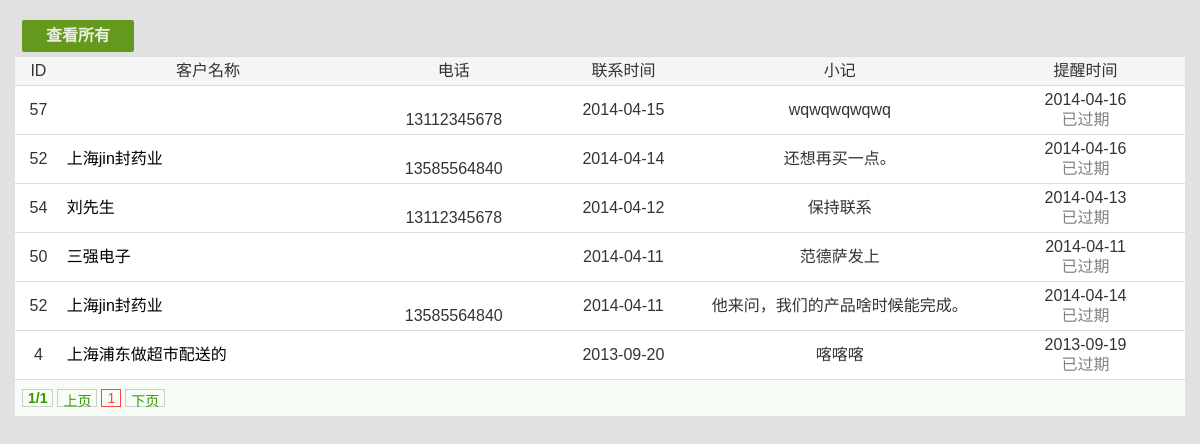
Page /customer/customer_time_out.php?managerid=my&act=remind (signed in) on the committed database.
### tables this page shows
CREATE TABLE `crm_customer` (
  `id` int(6) NOT NULL auto_increment,
  `name` varchar(100) NOT NULL,
  `addr` varchar(100) NOT NULL,
  `tel` varchar(50) NOT NULL,
  `mobile` varchar(50) NOT NULL,
  `qq` varchar(50) NOT NULL,
  `website` varchar(50) default NULL,
  `httpurl` varchar(50) NOT NULL,
  `fax` varchar(50) NOT NULL,
  `email` varchar(50) NOT NULL,
  `dateline` datetime NOT NULL,
  `area` int(5) NOT NULL,
  `industry` int(5) NOT NULL,
  `services` varchar(200) NOT NULL,
  `rank` int(4) NOT NULL,
  `managerid` varchar(50) default NULL,
  `msn` varchar(100) default NULL,
  `skype` varchar(100) default NULL,
  `source` varchar(10) default NULL,
  `level` varchar(10) default NULL,
  `createTime` datetime default NULL,
  `updateTime` datetime default NULL,
  `createUser` varchar(20) default NULL,
  `star` varchar(2) default NULL,
  `viewcount` int(6) default '0',
  PRIMARY KEY  (`id`)
);

CREATE TABLE `crm_services` (
  `id` int(6) NOT NULL auto_increment,
  `fid` int(6) NOT NULL,
  `pid` int(6) default '0',
  `type` varchar(10) default '01',
  `name` varchar(2000) NOT NULL,
  `dateline` date NOT NULL,
  `remindTime` date default NULL,
  `userid` varchar(20) default NULL,
  `filename` varchar(200) default NULL,
  `orgfilename` varchar(200) default NULL,
  `isdel` varchar(2) default '0',
  PRIMARY KEY  (`id`)
);

### inc/conn.php (called while the page is built, shortened)
<?php
$dbhost = "127.0.0.1";
$dbuser = "root";
require_once 'db_function.php';
require_once 'function.php';
$db = new db_mysql();
?>

### inc/db_function.php (called while the page is built, shortened)
<?php
class db_mysql {
	private $link_id = NULL;
	function __construct() {
		$this->debug = false;
	}
	function connect($dbhost, $dbuser, $dbpwd, $dbname = '', $dbcharset = 'utf8', $pconnect = 0) {
		if ($pconnect) {
			if (! $this->link_id = mysql_pconnect ( $dbhost, $dbuser, $dbpwd )) {
				$this->ErrorMsg ();
			}
		} else {
			if (! $this->link_id = mysql_connect ( $dbhost, $dbuser, $dbpwd, 1 )) {
				$this->ErrorMsg ();
			}
		}
	}
	function query($sql) {
		if (! ($query = mysql_query ( $sql, $this->link_id ))) {
			$this->ErrorMsg ();
			return false;
		} else {
			return $query;
		}
	}
	function getList($sql) {
		$res = $this->query ( $sql );
		if ($res !== false) {
			$arr = array ();
			while ( $row = mysql_fetch_assoc ( $res ) ) {
				$arr [] = $row;
			}
			return $arr;
		} else {
			return false;
		}
	}
	function selectLimit($sql, $numrows=-1, $offset=-1) {
		if($offset==-1){
			$sql .= ' LIMIT ' . $numrows;
		}else{
			$sql .= ' LIMIT ' . $offset . ', ' . $numrows;
		}
		return $this->getList( $sql );
	}
}
?>

### customer/customer_time_out.php (the view, shortened to what this page needs)
<?php
require_once '../inc/const.php';
$page 			= $_GET ['page'] ? $_GET ['page'] : 1;
$page_size 		= 20;
$act = getvar("act");
$act = empty($act) ? "remind2" : $act;
$managerid = getvar('managerid');
$username=getvar('username');
$username = empty($username) ? $_SESSION['username'] : $username;
$userId=getUserIDbyName($username);
$sqlstr="select a.id as id,a.name as company,a.tel as tel,a.mobile as mobile,b.dateline as dateline,b.name as name,b.remindTime as remindTime from {pre}customer a right join {pre}services b on a.id=b.fid where isdel=0 ";
if($managerid=='my'){
$sqlstr=$sqlstr." and managerid='" . $username . "'";
}else{
$sqlstr=$sqlstr." and managerid in ('" . $username."'" . getsubmanager($userId) . ")";
}
if($act=="remind"){
	$sqlstr=$sqlstr." and b.remindTime!='0000-00-00'";
}
$sqlstr=$sqlstr."  order by b.dateline desc ";
$sqlstr=get_sql($sqlstr);
$s_list = $db->selectLimit ( $sqlstr, $page_size, ($page - 1) * $page_size );
?>
<!DOCTYPE html PUBLIC "-//W3C//DTD XHTML 1.0 Transitional//EN" "http://www.w3.org/TR/xhtml1/DTD/xhtml1-transitional.dtd">
<html xmlns="http://www.w3.org/1999/xhtml">
<head>
<link href="../js/boxy.css" rel="stylesheet" type="text/css" />
<link href="../js/bootstrap.min.css" rel="stylesheet" type="text/css" />
<link href="../css/admin_css.css" rel="stylesheet" type="text/css" />
</head>
<body style="padding:15px;">
  <table width="100%" height="1" border="0" cellpadding="3" cellspacing="1" bgcolor="#cccccc">
  <tr>
    <td colspan=6><strong><a href="./customer_time_out.php?managerid=<?php echo $managerid=="my"?"all":"my";?>&act=<?php echo $act;?>" class="button green">查看<?php echo $managerid=="my"?"所有":"自己";?></a></strong></td>
  </tr>
  <tr bgcolor="#f5f5f5">
    <td width="4%" height="24" align="center" valign="middle">ID</td>
    <td width="25%" height="24" align="center" valign="middle">客户名称</td>
	<td width="17%" align="center" valign="middle">电话</td>
    <td width="12%" align="center" valign="middle">联系时间</td>
    <td width="25%" align="center" valign="middle">小记</td>
    <td width="17%" align="center" valign="middle">提醒时间</td>
  </tr>
  <?php
	foreach ($s_list as $list){
			$endtime = $list['remindTime'];
			if(empty($endtime)){
				$temp_endtime = "<font color=green>没有时间</font>";
			}else{
				$temp_endtime = (strtotime($endtime)-strtotime(date("Y-m-d")))/(3600*24);
				if($temp_endtime<0){
					$temp_endtime = "<font color=gray>已过期</font>";
				}elseif($temp_endtime<30){
					$temp_endtime = "<font color=red>还有".$temp_endtime."天过期</font>";
				}elseif($temp_endtime<60){
					$temp_endtime = "<font color=Orange>还有".$temp_endtime."天过期</font>";
				}else{
					$temp_endtime = "<font color=green>到期时间：".$endtime."</font>";
				}
			}
  ?>
  <tr onMouseOver="this.style.background='#f5f5f5'" onMouseOut="this.style.background='#ffffff';"  bgcolor="#ffffff">
    <td width="4%" height="24" align="center" valign="middle"><?php echo $list['id'];?></td>
    <td height="24" align="left" valign="middle"><a href="customer_action.php?act=mod&id=<?php echo $list['id'];?>&page=<?php echo $page;?>"><?php echo $list['company'];?></a></td>
	<td height="24" align="center" valign="middle"><?php echo  $list['tel']."<BR>".$list['mobile'];?></td>
    <td height="24" align="center" valign="middle"><?php echo  date('Y-m-d',strtotime($list['dateline']));?></td>
    <td height="24" align="center" valign="middle" title="<?php echo $list['name'];?>"><?php echo  utf_substr($list['name'],60);?></td>
    <td height="24" align="center" valign="middle"><?php echo  $list['remindTime']."<BR>".$temp_endtime;?></td>
  </tr>
  <?php
  	}
  ?>
  <tr>
    <td height="24" colspan="8" bgcolor="#F8FCF6"><?php page($sqlstr,$page_size,"customer_time_out.php?page",$page);?></td>
  </tr>
</table>
</body>
</html>

### js/boxy.css (style rules this page uses)
body { -webkit-text-size-adjust:none; line-height:2em; }
body, select, input, textarea { color: #323232; color:#333; font-size:16px; background:#fff; font-family:"����", "������", Arial; }
a { outline:none; text-decoration:none; color:#1570A6; }
html { zoom:1; }
html * { outline:0;zoom:1; }
body { overflow-x: hidden; }
body,div,dl,dt,dd,ul,ol,li,pre,code,form,input,textarea,blockquote,th,td { margin:0;padding:0; }
table { background-color: transparent; _background:none !important; border-collapse: collapse; border-spacing: 0; font-size:13px; margin-bottom: 20px; }
table th, table td { border-top: 1px solid #DDDDDD; line-height: 20px;font-size:16px; padding: 4px 5px; }
html .button { display: inline-block; zoom: 1; *display: inline; vertical-align: baseline; margin: 0 2px; outline: none; cursor: pointer; text-align: center; text-decoration: none; font-size:16px; line-height:100%; border:none; color: #999; background: #E6E6E6; border-radius:2px; padding: 0.5em 1.5em; }
.button.green { color: #e8f0de; background: #64991e; }

### css/admin_css.css (style rules this page uses)
body { font-family:Arial, Helvetica, sans-serif,"宋体";font-size:14px;margin:0;padding:0;background:#e1e1e1;line-height:24px;color:#333 }
a { color:#000;text-decoration:none; }

### rows in the picture
crm_customer: id "57", mobile "13112345678", crm_services.dateline "2014-04-15", crm_services.name "wqwqwqwqwq", crm_services.remindTime "2014-04-16"
crm_customer: id "52", name "上海jin封药业", mobile "13585564840", crm_services.dateline "2014-04-14", crm_services.name "还想再买一点。", crm_services.remindTime "2014-04-16", crm_services.dateline "2014-04-11", crm_services.name "他来问，我们的产品啥时候能完成。", crm_services.remindTime "2014-04-14"
crm_customer: id "54", name "刘先生", mobile "13112345678", crm_services.dateline "2014-04-12", crm_services.name "保持联系", crm_services.remindTime "2014-04-13"
crm_customer: id "50", name "三强电子", crm_services.dateline "2014-04-11", crm_services.name "范德萨发上", crm_services.remindTime "2014-04-11"
crm_customer: id "4", name "上海浦东做超市配送的", crm_services.dateline "2013-09-20", crm_services.name "喀喀喀", crm_services.remindTime "2013-09-19"

### other values in the picture
$p "1"
$page_nums "1"
